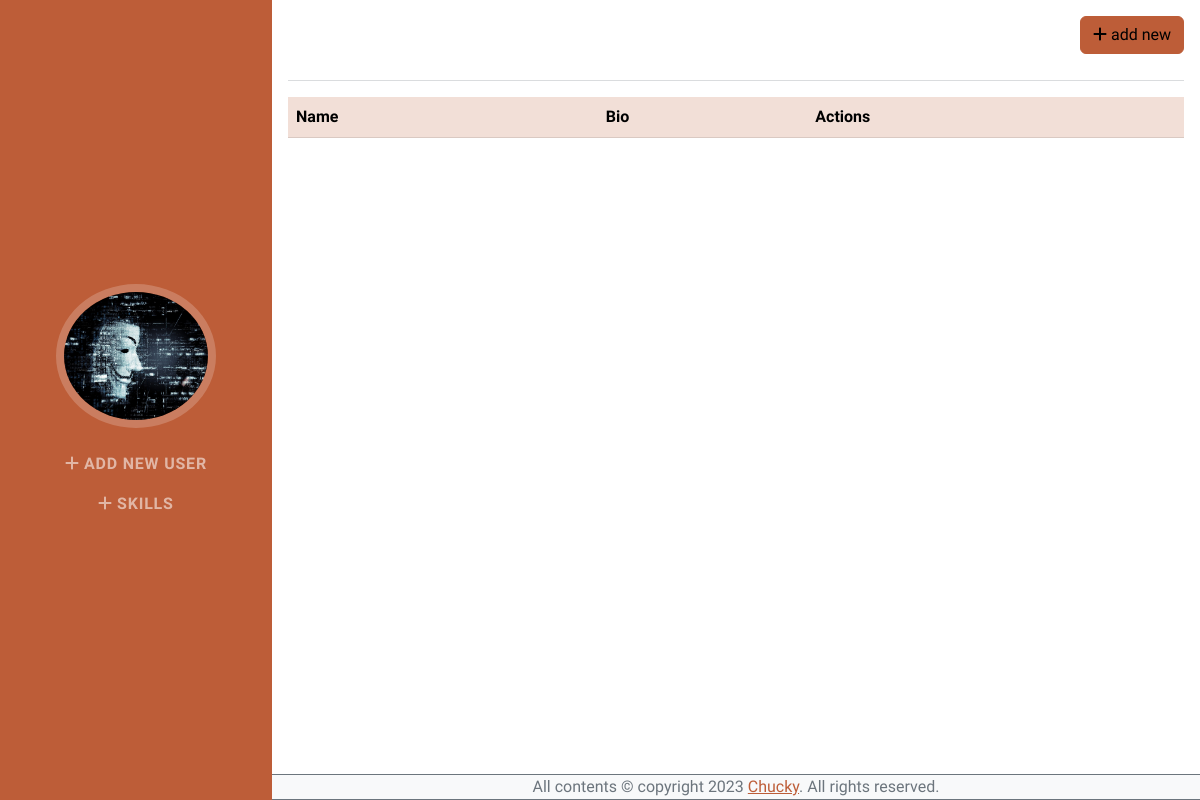
Before: / with the older database file.
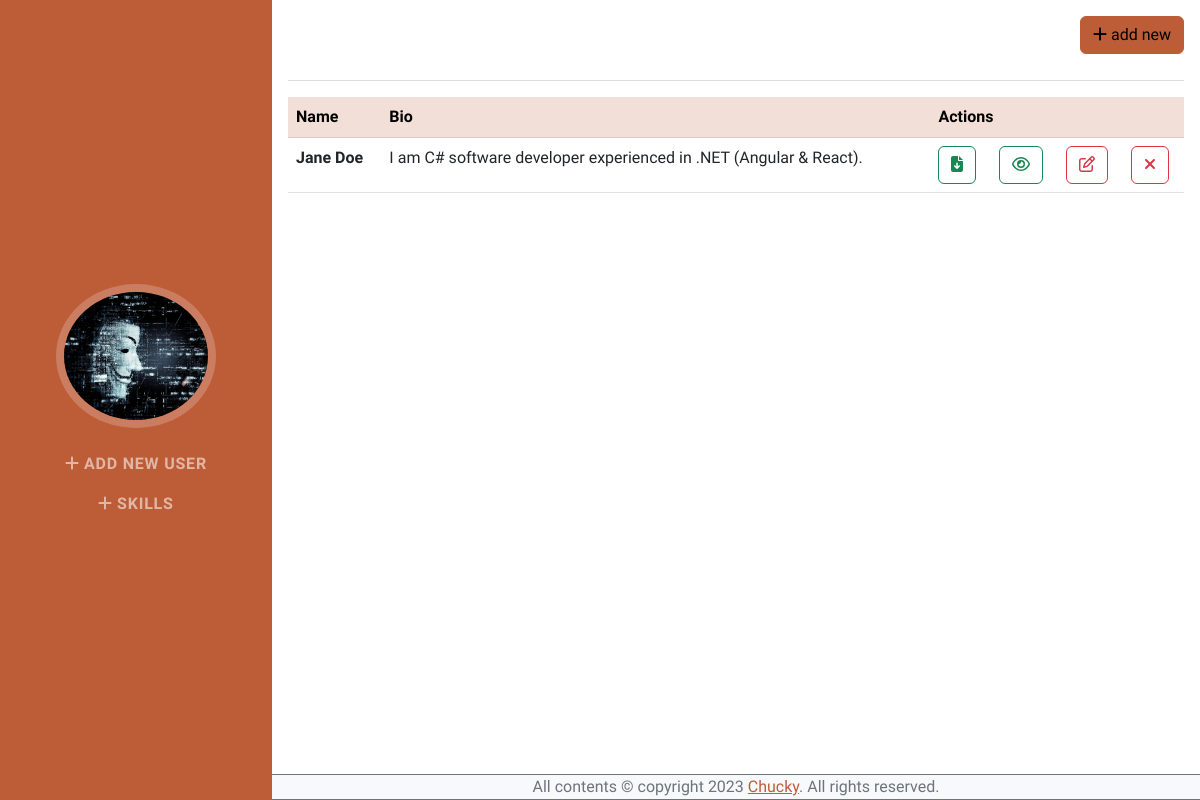
After: the same page with the newer database file.
### app.py (models this page shows, shortened)
class User(db.Model):
    __tablename__ = 'User'
    id = db.Column(db.Integer, primary_key=True)
    firstname = db.Column(db.String(256), nullable=False)
    lastname = db.Column(db.String(256), nullable=False)
    street = db.Column(db.String(256), nullable=False)
    city = db.Column(db.String(256), nullable=False)
    postcode = db.Column(db.String(256), nullable=False)
    phone = db.Column(db.String(256), nullable=False)
    email = db.Column(db.String(256), unique=True, nullable=False)
    bio = db.Column(db.Text)
    li = db.Column(db.String(256), unique=True, nullable=False)
    gh = db.Column(db.String(256), unique=True, nullable=False)
    education = db.relationship('UserEducation', backref='User', lazy=True)
    experience = db.relationship('UserExperience', backref='User', lazy=True)
    created_at = db.Column(db.DateTime(timezone=True), server_default=func.now())

### app_views.py (the view)
@app_views.route('/', methods=['GET'])
def index():
    try:
        from app import User
        context = {
            'type': 'index',
            'users': User.query.all()
        }
        return render_template('index.html', context=context)
    except Exception as e:
        abort(500)

### app_views.py (called while the page is built)
@app_views.context_processor
def inject_now():
    return {'current_year': datetime.utcnow().year}

### templates/index.html
{% extends 'components/layouts/base.html' %}
{% block content %}
    {% with type=context.type %}
        {% include "components/navigation.html" %}
    {% endwith %}
    <div class="container-fluid p-3 mb-2">
        <button
            class="btn btn-primary"
            style="float: right;"
            type="button"
        >
            <a class="nav-link" href="{{ url_for('app_views.user_create') }}">
                <i class="fa-solid fa-plus"></i> add new
            </a>
        </button>
        </br></br><hr>
        <table class="table table-responsive">
            <thead class="table-primary">
                <tr>
                    <th scope="col">Name</th>
                    <th scope="col">Bio</th>
                    <th scope="col" colspan="4">Actions</th>
                </tr>
            </thead>
            <tbody>
                {% for user in context.users %}
                    <tr>
                        <th scope="row">{{user.firstname}} {{user.lastname}}</th>
                        <td>{{user.bio}}</td>
                        <td>
                            <button type="button" class="btn btn-outline-success">
                                <a class="nav-link" href="{{ url_for('app_views.user_download', id = user.id) }}" target="_blank">
                                    <i class="fa-solid fa-file-arrow-down"></i>
                                </a>
                            </button>
                        </td>
                        <td>
                            <button type="button" class="btn btn-outline-success">
                                <a class="nav-link" href="{{ url_for('app_views.user_details', id = user.id) }}">
                                    <i class="fa-regular fa-eye"></i>
                                </a>
                            </button>
                        </td>
                        <td>
                            <button type="button" class="btn btn-outline-danger">
                                <a class="nav-link" href="{{ url_for('app_views.user_edit', id = user.id) }}">
                                    <i class="fa-regular fa-pen-to-square"></i>
                                </a>
                            </button>
                        </td>
                        <td>
                            <form method="POST" action="{{ url_for('app_views.user_remove', id=user.id) }}">
                                <button
                                    type="submit"
                                    class="btn btn-outline-danger"
                                    onclick="return confirm('Are you sure you want to delete {{user.firstname}} {{user.lastname}}?')"
                                >
                                    <i class="fa-solid fa-xmark"></i>
                                </button>
                            </form>
                        </td>
                    </tr>
                {% endfor %}
            </tbody>
        </table>
    </div>
{% endblock %}

### templates/components/layouts/base.html (shortened to what this page needs)
<!DOCTYPE html>
<html lang="en">
    <head>
        {% include "components/layouts/top-scripts.html" %}
    </head>
    <body id="page-top" class="d-flex flex-column min-vh-100">
        {% block content %} {% endblock %}
        {% include "components/layouts/footer.html" %}
    </body>
</html>

### templates/components/layouts/top-scripts.html (shortened to what this page needs)
{% block content %}
    <link href="{{ url_for('static', filename='assets/css/styles.css') }}" rel="stylesheet" />
{% endblock %}

### templates/components/navigation.html (shortened to what this page needs)
{% block content %}
    <nav class="navbar navbar-expand-lg navbar-dark bg-primary fixed-top" id="sideNav">
        <a class="navbar-brand js-scroll-trigger" href="#page-top">
            <span class="d-none d-lg-block">
                <img
                    class="img-fluid img-profile rounded-circle mx-auto mb-2"
                    src="{{ url_for('static', filename='assets/img/profile.jpg') }}"
                    alt=""
                />
            </span>
        </a>
        <div class="collapse navbar-collapse" id="navbarResponsive">
            <ul class="navbar-nav">
                {% if type == 'index' %}
                    <li class="nav-item"><a class="nav-link js-scroll-trigger" href="{{ url_for('app_views.user_create') }}">
                        <i class="fa-solid fa-plus"></i> add new user</a>
                    </li>
                    <li class="nav-item"><a class="nav-link js-scroll-trigger" href="{{ url_for('app_views.skill_create', type='skill') }}">
                        <i class="fa-solid fa-plus"></i> skills</a>
                    </li>
                {% endif %}
            </ul>
        </div>
    </nav>
{% endblock %}

### templates/components/layouts/footer.html
{% block content %}
    <footer class="page-footer bg-light border-top border-bottom border-secondary mt-auto">
        <div class="col-lg-12 copyright-links" align="center">
            All contents © copyright {{ current_year }}
            <a href="https://github.com/ChuckySC" target="_blank">Chucky</a>. All rights reserved.
        </div>
    </footer>
{% endblock content %}

Changed rows visible on the page:
added User: firstname "Jane", lastname "Doe", bio "I am C# software developer experienced in .NET (Angular & React)."
